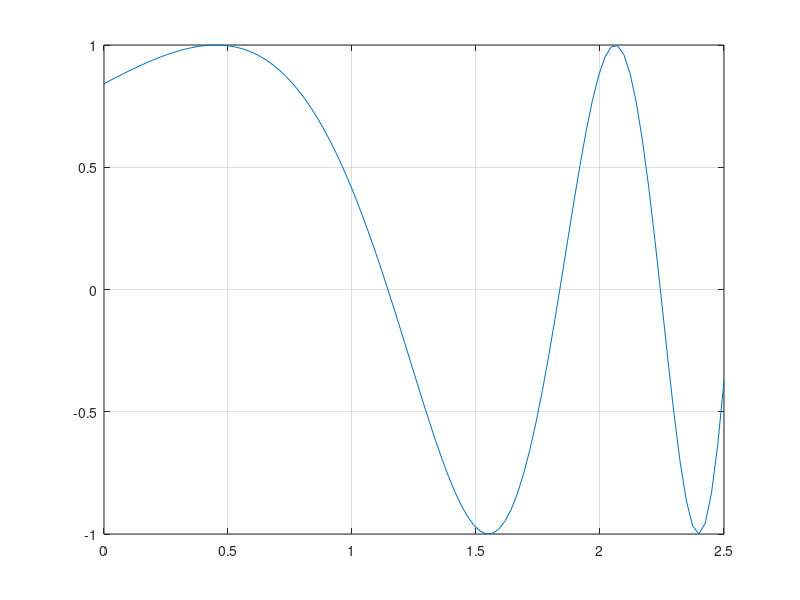
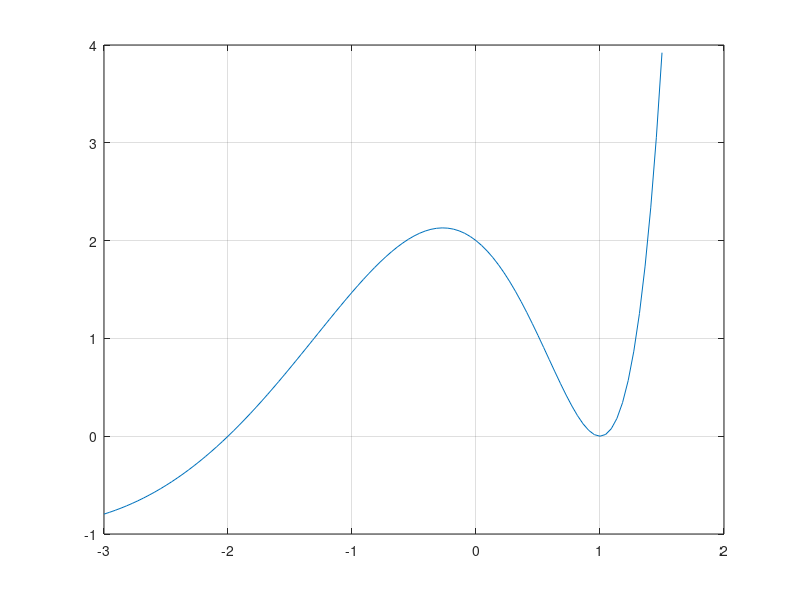

Reproduce these figures in MATLAB, in order.
% Esercizio 01

% Dati
f = @(x) sin(exp(x));
g = @(x) (x.^3 - 3*x + 2).*exp(x);
x1 = [0 2.5];
x2 = [-3 1.5];

% Richieste
figure(1)
x = linspace(x1(1), x1(2));
y = f(x);
plot(x,y)
grid on

fzero(f, [1 1.5])
fzero(f, [1.5 2])
fzero(f, [2 2.5])

figure(2)
x = linspace(x2(1), x2(2));
y = g(x);
plot(x,y)
grid on

fzero(g, [-2.5 -1.5])
